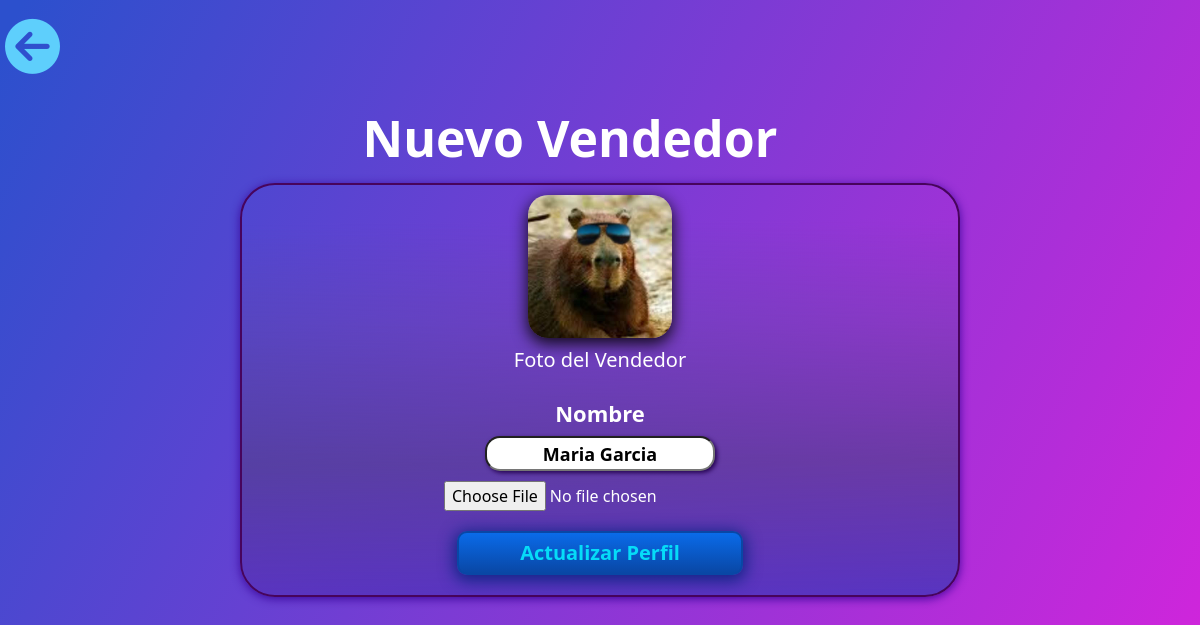
Page /users/update/4/ (signed in) on the committed database.
### users/models.py (models this page shows)
class Profile(models.Model):
    name = models.CharField(max_length=120)
    identification_document = models.CharField(max_length=10, default="none")
    created = models.DateTimeField(auto_now_add=True)
    last_modified = models.DateTimeField(auto_now=True)

class Salesman(Profile):
    user = models.OneToOneField(User, on_delete=models.CASCADE)
    count_sells = models.IntegerField(default=0)
    earnings = models.DecimalField(max_digits=10, decimal_places=2, default=0)
    seller_id = models.AutoField(
        auto_created=True, primary_key=True, unique=True)
    picture = models.ImageField(
        upload_to="users/pictures",
        blank=True,
        null=True
    )

class Profile(models.Model):
    name = models.CharField(max_length=120)
    identification_document = models.CharField(max_length=10, default="none")
    created = models.DateTimeField(auto_now_add=True)
    last_modified = models.DateTimeField(auto_now=True)

### users/views.py (the view, shortened to what this page needs)
class UpdateSalesman(LoginRequiredMixin, UpdateView):
    model = Salesman
    fields = ('name', 'picture')
    template_name = 'users/html/update_salesman.html'
    slug_field = 'pk'
    slug_url_kwarg = 'pk'

### templates/users/html/update_salesman.html (shortened to what this page needs)
<!DOCTYPE html>
<html lang="en">
  <head>
    {% load static %}
    <link rel="stylesheet" href="{%static 'users/css/style_update_salesman.css' %}">
    <link href="https://cdn.jsdelivr.net/npm/bootstrap@5.0.0-beta3/dist/css/bootstrap.min.css" rel="stylesheet">
  </head>
  <body>
    <header>
      <div class="go-back">
	<a href="{%url 'users:home' %}"><i class="fas fa-arrow-circle-left"></i></a>
      </div>
      <h1 id="title">Nuevo Vendedor</h1>
    </header>
    <form action="{%url 'users:update' salesman.pk %}" method="POST" enctype="multipart/form-data">
      <main id="content">
	<div class="box">
	  <div id="photo">
	    <img src="{{ salesman.picture.url }}" alt="">
	    <h3>Foto del Vendedor</h3>
	  </div>
	  <div class="inputs">
	    <div class="data">
	      <h3 class="sub-title">
		Nombre
	      </h3>
	      <div class="bar">
		<input name="name" class="inputdata" type="text" value="{{ salesman.name }}" required>
	      </div>
	    </div>
	    <div class="media-body">
	      <input type="file" name="picture" />
	    </div>
	  </div>
	  <div class="Button">
	    <button type="submit" id="Button">Actualizar Perfil</button>
	  </div>
	</div>
      </main>
    </form>
  </body>
</html>

### static/users/css/style_update_salesman.css (style rules this page uses)
* { margin: 0px; }
#title { font-size: 50px; font-weight: bold; color: #FFFFFF; text-align: center; display: inline-block; width: 95%; margin: 15px 0px 15px 0px; }
.go-back { font-size: 55px; display: inline-block; padding: 5px; }
.go-back >a { color: #5ecffc; }
body { background: linear-gradient(116.82deg, #2C50CD 1.46%, #D823DC 100%); background-repeat: no-repeat; width: 100vw; height: 100vh; }
.box { width:60%; margin: auto; background: linear-gradient(359.59deg, #5934C0 0.46%, rgba(82, 62, 144, 0.7) 32.45%, rgba(89, 71, 156, 0.309524) 66.32%, rgba(93, 75, 162, 0) 90.78%); border-radius: 35px; border: 2px solid rgb(71, 4, 92); box-shadow: 0px 2px 10px 0px rgba(55, 3, 153, 0.897); }
#photo { width: 80%; margin: auto; text-align: center; }
#photo h3 { font-size: 20px; color: rgb(255, 255, 255); }
img { width:25%; border-radius: 20px; margin: 10px auto; box-shadow: 0px 5px 15px 1px rgb(19, 11, 29); }
.inputs { color: #ffffff; width: 100%; text-align: center; margin: auto; }
.data { display: inline-block; margin: 20px 0px 10px 0px; }
.sub-title { font-size: 22px; font-weight: bold; text-align: center; margin: 0px 0px 10px 0px; }
.inputdata { font-weight: bold; font-size: 18px; height: 35px; width: 75%; padding: 0px 15px; background: rgb(255, 255, 255); box-shadow: 2px 2px 4px 0px rgb(38, 4, 83); border-radius: 15px; text-align: center; }
.Button { margin: 20px auto; align-content: center; text-align: center; }
#Button { color: #06dcf8; font-size: 20px; font-weight: bold; width: 40%; padding: 5px 25px; border: 2px solid #0947a5; background: linear-gradient(180deg,rgb(10, 107, 233),#0947a5); box-shadow: 0px 3px 15px 3px rgba(6, 34, 128, 0.856); border-radius: 10px; }

### rows in the picture
Salesman: picture (picture)
Profile: name "Maria Garcia"
